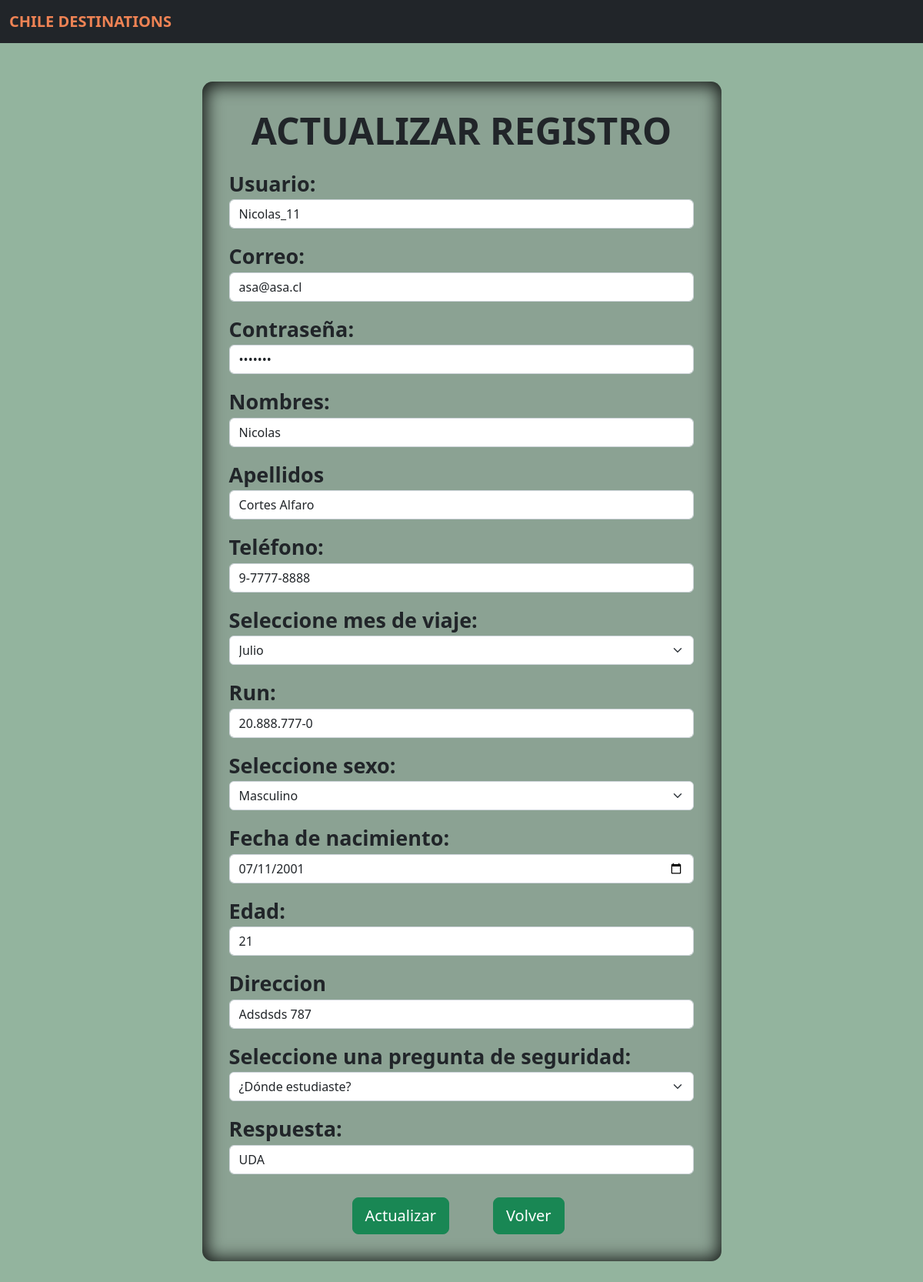
Screenshot of /actualizar.php?id=91 with the database file from the repository.
### tables this page shows
CREATE TABLE `registro` (
  `id` int(5) NOT NULL,
  `usuario` varchar(15) NOT NULL,
  `email` varchar(50) NOT NULL,
  `pass` varchar(30) NOT NULL,
  `nombres` varchar(30) NOT NULL,
  `apellidos` varchar(30) NOT NULL,
  `telefono` varchar(11) NOT NULL,
  `mes` varchar(10) NOT NULL,
  `run` varchar(20) NOT NULL,
  `sexo` varchar(30) NOT NULL,
  `fecha_nacimiento` varchar(20) NOT NULL,
  `edad` int(10) NOT NULL,
  `direccion` varchar(30) NOT NULL,
  `pregunta` varchar(100) NOT NULL,
  `respuesta` varchar(100) NOT NULL
);

### actualizar.php (the view, shortened to what this page needs)
<?php
    $con=conectar();
$id=$_GET['id'];
$sql="SELECT * FROM registro WHERE id='$id'";
$query=mysqli_query($con,$sql);
$row=mysqli_fetch_array($query);
?>
<!DOCTYPE html>
<html lang="es">
    <head>
        <link href="https://cdn.jsdelivr.net/npm/bootstrap@5.2.2/dist/css/bootstrap.min.css" rel="stylesheet">
        <link rel="stylesheet" href="actualizar.css">
    </head>
    <body>
        <nav class="navbar navbar-expand-lg bg-dark">
            <div class="container-fluid">
                <a class="navbar-brand" style="color: #ef8354; font-weight: bold;" href="#">CHILE DESTINATIONS</a>
            </div>
        </nav>
        <div class="container-fluid" style="padding-top: 50px; padding-bottom: 100px; background-color: #93b49e">
            <div class="row">
                <div class="col">
                    <form class="formulario" autocomplete="off" action="update.php" method="POST">
                        <h3 class="display-5 text-dark text-center" style="font-weight: bold; margin-bottom: 20px">ACTUALIZAR REGISTRO</h3>
                        <div class="form-group">
                            <label style="font-weight: bold;">Usuario:</label>
                            <input type="text" placeholder="Debe contener mínimo 3 caracteres" maxlength="15" Title="Solo puede usar letras, numeros, guiones bajos y medios. No se permiten espacios y debe usar mínimo 3 caracteres, máximo 15 caracteres" pattern="[0-9a-zA-Z-_]{3,15}" id="usuario" name="usuario" class="form-control mb-3" value="<?php echo $row['usuario']  ?>" required>
                        </div>
                        <div class="form-group">
                            <label style="font-weight: bold;">Correo:</label>
                            <input type="email" placeholder="Ingrese un correo electrónico" minlength="6" maxlength="50" id="email" name="email" class="form-control mb-3" value="<?php echo $row['email']  ?>" required>
                        </div>
                        <div class="form-group">
                            <label style="font-weight: bold;">Contraseña:</label>
                            <input type="password" placeholder="Debe comenzar por una letra y tener mínimo 5 caracteres" maxlength="30" Title="Solo puede usar letras, números y espacios. La contraseña debe contener mínimo 5 caracteres, máximo 30 caracteres y comenzar por una letra" pattern="[a-zA-Z]{1}[0-9a-zA-Z ]{4,29}" id="pass" name="pass" class="form-control mb-3" value="<?php echo $row['pass']  ?>" required>
                        </div>
                        <div class="form-group">
                            <label style="font-weight: bold;">Nombres:</label>
                            <input type="text" placeholder="Debe comenzar por mayúscula" maxlength="30" Title="Debe comenzar por mayúscula y solo puede usar letras y espacios" pattern="[A-Z]{1}[a-zA-Z ]{1,29}" id="nombres" name="nombres" class="form-control mb-3" value="<?php echo $row['nombres']  ?>" required>
                        </div>
                        <div class="form-group">
                            <label style="font-weight: bold;">Apellidos</label>
                            <input type="text" placeholder="Debe comenzar por mayúscula" maxlength="30" Title="Debe comenzar por mayúscula y solo puede usar letras y espacios" pattern="[A-Z]{1}[a-zA-Z ]{1,29}" id="apellidos" name="apellidos" class="form-control mb-3" value="<?php echo $row['apellidos']  ?>" required>
                        </div>
                        <div class="form-group">
                            <label style="font-weight: bold;">Teléfono:</label>
                            <input type="tel" placeholder="Ej. 9-1111-1111" pattern="[9]{1}-[0-9]{4}-[0-9]{4}" Title="Ej. 9-1111-1111" id="telefono" name="telefono" class="form-control mb-3" value="<?php echo $row['telefono']  ?>" required>
                        </div>
                        <div class="form-group">
                            <label style="font-weight: bold;">Seleccione mes de viaje:</label>
                            <select class="form-select mb-3" aria-label=".form-select-lg example" id="mes" name="mes" required>
                                <option selected style="background-color: #a3e0a5"><?php echo $row['mes']  ?></option>
                            </select>
                        </div>
                        <div class="form-group">
                            <label style="font-weight: bold;">Run:</label>
                            <input type="text" placeholder="Ej. 12.333.444-0     k se debe reemplazar por '0'" pattern="[0-9]{2}.[0-9]{3}.[0-9]{3}-[0-9]{1}" Title="Ej. 12.333.444-0     k se debe reemplazar por '0'" id="run" name="run" class="form-control mb-3" value="<?php echo $row['run']  ?>" required>
                        </div>
                        <div class="form-group">
                            <label style="font-weight: bold;">Seleccione sexo:</label>
                            <select class="form-select mb-3" aria-label=".form-select-lg example" id="sexo" name="sexo" required>
                                <option selected style="background-color: #a3e0a5"><?php echo $row['sexo']  ?></option>
                            </select>
                        </div>
                        <div class="form-group">
                            <label style="font-weight: bold;">Fecha de nacimiento:</label>
                            <input type="date" class="form-control mb-3" name="fecha_nacimiento" placeholder="Introduce tu fecha de nacimiento" value="<?php echo $row['fecha_nacimiento']  ?>" required>
                        </div>
                        <div class="form-group">
                            <label style="font-weight: bold;">Edad:</label>
                            <input type="number" placeholder="Introduce tu edad" min="18" max="120" id="edad" name="edad" class="form-control mb-3" value="<?php echo $row['edad']  ?>" required>
                        </div>
                        <div class="form-group">
                            <label style="font-weight: bold;">Direccion</label>
                            <input type="text" placeholder="Debe comenzar con mayúscula" Title="Solo puede contener letras, números y espacios. Debe comenzar con mayúscula" pattern="[A-Z]{1}[a-zA-Z0-9 ]{4,29}" id="direccion" name="direccion" class="form-control mb-3" value="<?php echo $row['direccion']  ?>" required>
                        </div>
                        <div class="form-group">
                            <label style="font-weight: bold;">Seleccione una pregunta de seguridad:</label>
                            <select class="form-select mb-3" aria-label=".form-select-lg example" id="pregunta" name="pregunta" required>
                                <option selected style="background-color: #a3e0a5"><?php echo $row['pregunta']  ?></option>
                            </select>
                        </div>
                        <div class="form-group">
                            <label style="font-weight: bold;">Respuesta:</label>
                            <input type="text" placeholder="De una respuesta dificil de adivinar, pero facil de recordar para usted" maxlength="100" id="respuesta" name="respuesta" class="form-control mb-3" value="<?php echo $row['respuesta']  ?>" required>
                        </div>
                        <div class="form-group" style="margin-top: 30px">
                            <input type="submit" class="btn btn-success btn-lg btn-block" value="Actualizar" style="margin-left: 160px">
                            <a href="gestionRegistros.php"><button type="button" class="btn btn-success btn-lg" style="margin-left: 50px">Volver</button></a>
                        </div>
                    </form>
                </div>
            </div>
        </div>
    </body>
</html>

### actualizar.css (style rules this page uses)
.row { padding:0; }
.formulario { font-size: 27px; max-width: 25em; padding: 1.3em; margin: 0 auto; background-color: rgba(120, 119, 123, 0.3); border-radius: 0.5em; box-shadow: inset 1px 1px 22px 4px rgba(0,0,0,0.85); }

### rows the page displays
registro: usuario "Nicolas_11", email "asa@asa.cl", nombres "Nicolas", apellidos "Cortes Alfaro", telefono "9-7777-8888", mes "Julio", run "20.888.777-0", sexo "Masculino", fecha_nacimiento "07/11/2001", edad "21", direccion "Adsdsds 787", pregunta "¿Dónde estudiaste?", respuesta "UDA"
